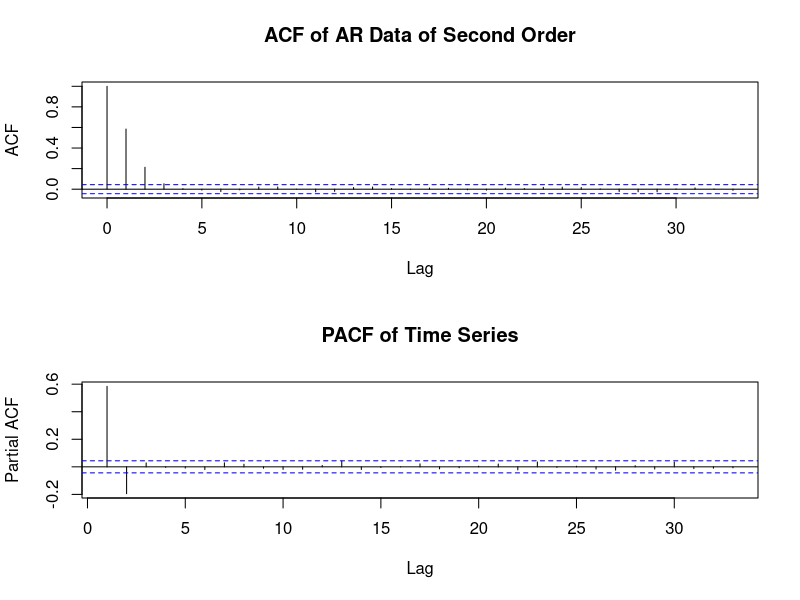
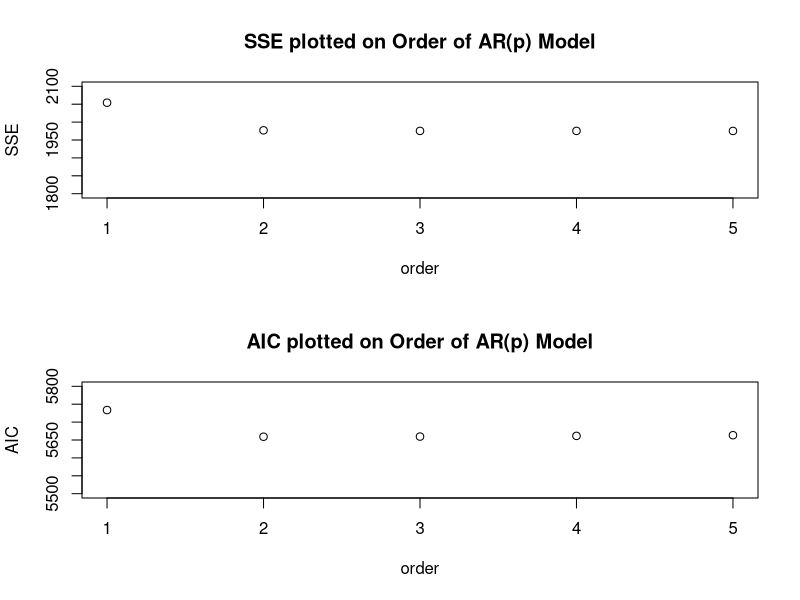

Generate these figures, in order, with R:
#Use AIC to assess model quality
rm(list=ls(all=TRUE))
set.seed(42)

data = arima.sim( list(order = c(2,0,0), ar =c( 0.7, -.2)), n = 2000)
par(mfrow=c(2,1))
acf(data, main="ACF of AR Data of Second Order")
acf(data, type="partial", main="PACF of Time Series")

print(arima(data, order=c(2,0,0), include.mean=FALSE ))

# model selection
SSE=NULL
AIC=NULL
for (p in 1:5) {
  m = arima(data, order=c(p,0,0), include.mean=FALSE )
  SSE[p] = sum(resid(m)^2)
  AIC[p] = m$aic
  print( m$coef )
  print( paste(m$aic, sum(resid(m)^2)) )
}

par(mfrow=c(2,1))
order=c(1,2,3,4,5)
plot(SSE~order, main="SSE plotted on Order of AR(p) Model", ylim=c(1800, 2100))
plot(AIC~order, main="AIC plotted on Order of AR(p) Model", ylim=c(5500, 5800))

#data = arima.sim( list(order = c(3,0,0), ar =c( 0.6, -0.1, .4)), n = 5000)
#m2 = arima(data, order=c(2,0,0), include.mean=FALSE)
#m3 = arima(data, order=c(3,0,0), include.mean=FALSE)
#m4 = arima(data, order=c(4,0,0), include.mean=FALSE)
#SSE[p] = sum(resid(m1)^2)
